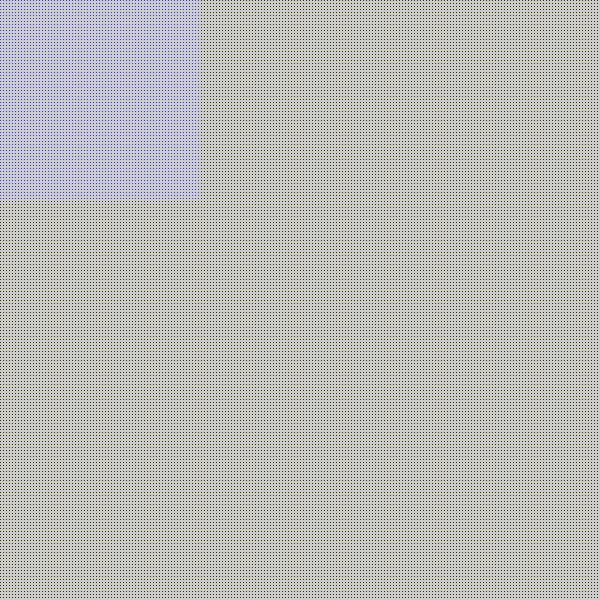
Frame 1 (no input)
Frame 60 (the mouse pressed at the canvas centre just before this capture): identical to frame 1, image omitted
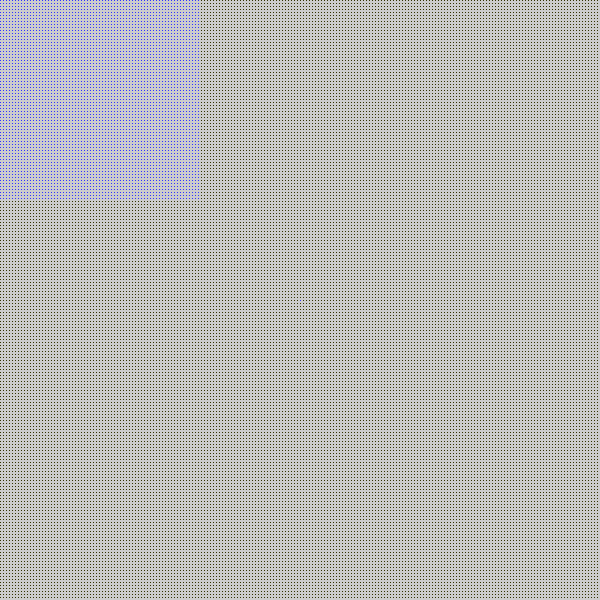
Frame 120 (the mouse held since frame 60 and released just before this capture)

The Processing sketch that drew these frames (run headless with seeded random() and noise(); from frame 60 on, the mouse is pressed at the canvas centre):

// Processing sketch: waterripples
// ── waterripples.pde
float g = 0.5;  // gravity
float friction = g / 2;  // gravity divided by 2 gives ok results
short Watersize = 600;   // try bigger windowsizes
float a, vs, hgtSurr, hgtDiff, hgtNew;   //  acceleration, vertical speed, results for height field
float [][] h = new float[Watersize][Watersize];   // two dim array for height at (x,y)
float [][] v = new float[Watersize][Watersize];   // two dim array for speed at (x,y)
int scl = 3;

void setup() {
  size(600,600);
  for (int y = 0; y < Watersize / scl; y += scl) {
    for (int x = 0; x < Watersize / scl; x += scl) {
      h[x][y] = 255;
      v[x][y] = random(-30, 30);
    }
  }
  loadPixels();
  cursor(CROSS);
  log(a);
}


void CalcWaves() {
  for (int y = 1; y < Watersize-1 / scl; y += scl) {
    for (int x = 1; x < Watersize-1 / scl; x += scl) {

      // calc average height of surrounding spots
      hgtSurr = (h[x-1][y] + h[x+1][y] + h[x][y-1] + h[x][y+1]) / 4.0;

      // calc difference of actual and average
      hgtDiff = hgtSurr - h[x][y];

      // add gravity
      a = hgtDiff * g;

      // calc speed v = v0 + a * t
      vs = v[x][y] * (1 - friction) + a;

      // new height = height + vertical speed of wave vs
      hgtNew = h[x][y] + vs;

      // set new height on actual position
      h[x][y] = hgtNew;
      v[x][y] = vs;
    }
  }
}


void drawWaves() {
  for (int x = 0; x < width - 1 / scl; x+=scl) {
    for (int y = 0; y < height - 1 / scl; y+=scl) {
      int loc = x + y * width;
      pixels[loc] = color(50, 50, int(h[x][y]));
    }
  }
  updatePixels();
}


void draw() {
  CalcWaves();
  drawWaves();
  if (mousePressed == true) {
    h[mouseX][mouseY] += 15000;
  }
}
